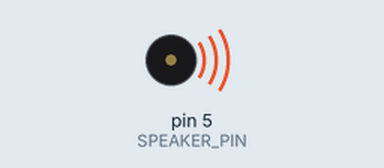
Recording of a sketch running on a simulated Arduino Uno, built with avr-gcc and run on an emulated ATmega328P. Parts: buzzer (waves = sounding).

Above: at 0.2 s.
Timing chart, 0 to 1.7 s (numbered marks = the images above):
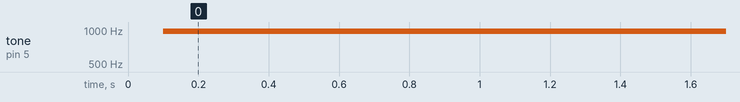

Measured:
- by itself, tone on pin 5 (SPEAKER_PIN): silent → 977 Hz at 0.10 s

The sketch:

pwm_audio.ino
```cpp
#define SPEAKER_PIN 5
#define MAX_STR 3

void setup(){
		pinMode(SPEAKER_PIN, OUTPUT);
}

void loop(){
	for(int i = 0; i < MAX_STR; i++){
		analogWrite(SPEAKER_PIN, i);
		delay(100);
	}
  for(int i = MAX_STR; i > 0; i--){
		analogWrite(SPEAKER_PIN, i);
		delay(100);
	}
}
```
